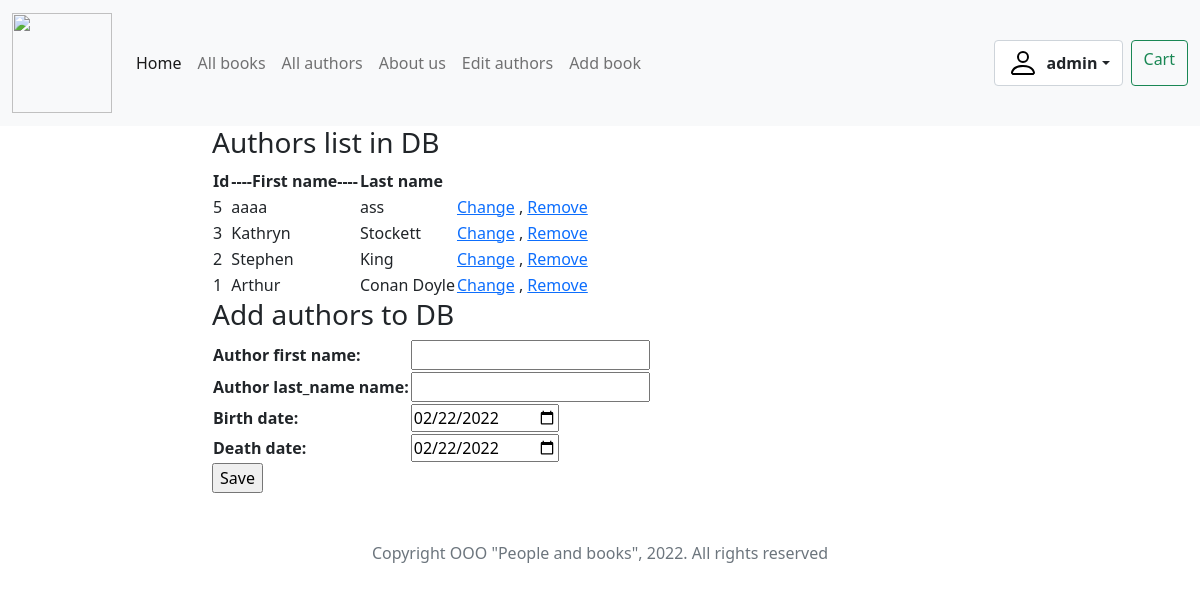
The page /authors_add/ (signed in) on the database as committed earlier.
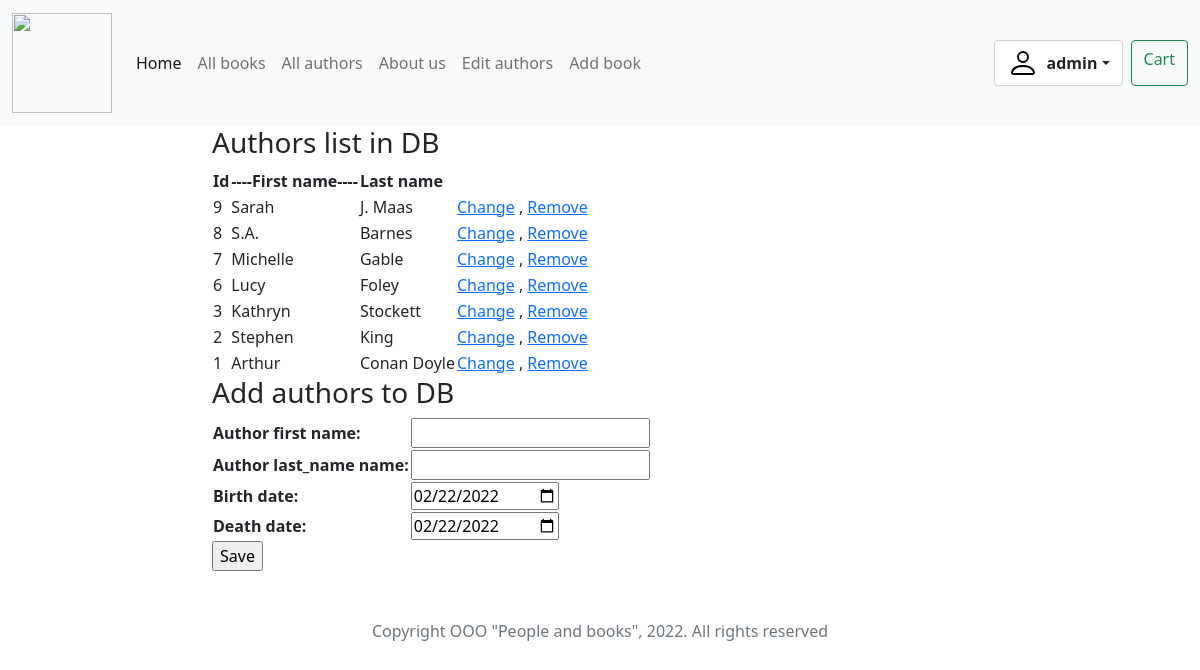
The same page on the database as committed later.
### catalog/models.py (models this page shows, shortened)
class Author(models.Model):
    first_name = models.CharField(max_length=100, help_text="Enter author first name", verbose_name="Author first name")
    last_name = models.CharField(max_length=100, help_text="Enter author last name", verbose_name="Author last name")
    date_of_birth = models.DateField(help_text="Enter a author`s date of birth",
                                     verbose_name="Author date of birth",
                                     null=True,
                                     blank=True)
    date_of_death = models.DateField(help_text="Enter a author`s date of death",
                                     verbose_name="Author date of death",
                                     null=True,
                                     blank=True)
    class Meta:
        ordering = ['-id']

### catalog/views.py (the view)
# urls.py: path('authors_add/', views.authors_add, name="authors_add"),
def authors_add(request):
    author = Author.objects.all()
    authorsform = AuthorsForm()
    return render(request, 'catalog/author_add.html', {"form": authorsform, "author": author})

### catalog/forms.py
class AuthorsForm(forms.Form):
    first_name = forms.CharField(label="Author first name")
    last_name = forms.CharField(label="Author last_name name")
    date_of_birth = forms.DateField(label="Birth date",
                                    initial=format(date.today()),
                                    widget=forms.widgets.DateInput(attrs={'type': 'date'}))
    date_of_death = forms.DateField(label="Death date",
                                    initial=format(date.today()),
                                    widget=forms.widgets.DateInput(attrs={'type': 'date'}))

### catalog/templates/catalog/author_add.html (shortened to what this page needs)
{% extends 'base_generic.html' %}
{% block content %}
    {% if user.is_staff %}
        <h3>Authors list in DB</h3>
            <table>
                <thead><th>Id</th><th>----First name----</th><th>Last name</th></thead>
            {% if author %}
                {% for author in author.all%}
                    <tr>
                        <td>{{author.id}}</td>
                        <td>{{author.first_name}}</td>
                        <td>{{author.last_name}}</td>
                        <td><a href="/edit1/{{author.id}}">Change</a> ,
                            <a href="/delete/{{author.id}}">Remove</a></td>
                    </tr>
                {% endfor %}
            {% else %}
                <p>DB has not any authors</p>
            {% endif %}
            </table>
            <h3>Add authors to DB</h3>
            <form method="post" action="/create/">
                <table>
                    {{ form }}
                </table>
                <input type="submit", value="Save">
            </form>
    {% else %}
        <h1>Please login in stuff account to see this page</h1>
    {% endif %}
{% endblock content %}

Rows that differ between the two databases and show on the page:
removed Author: id "5", first_name "aaaa", last_name "ass"
added Author: id "9", first_name "Sarah", last_name "J. Maas"
added Author: id "8", first_name "S.A.", last_name "Barnes"
added Author: id "7", first_name "Michelle", last_name "Gable"
added Author: id "6", first_name "Lucy", last_name "Foley"
